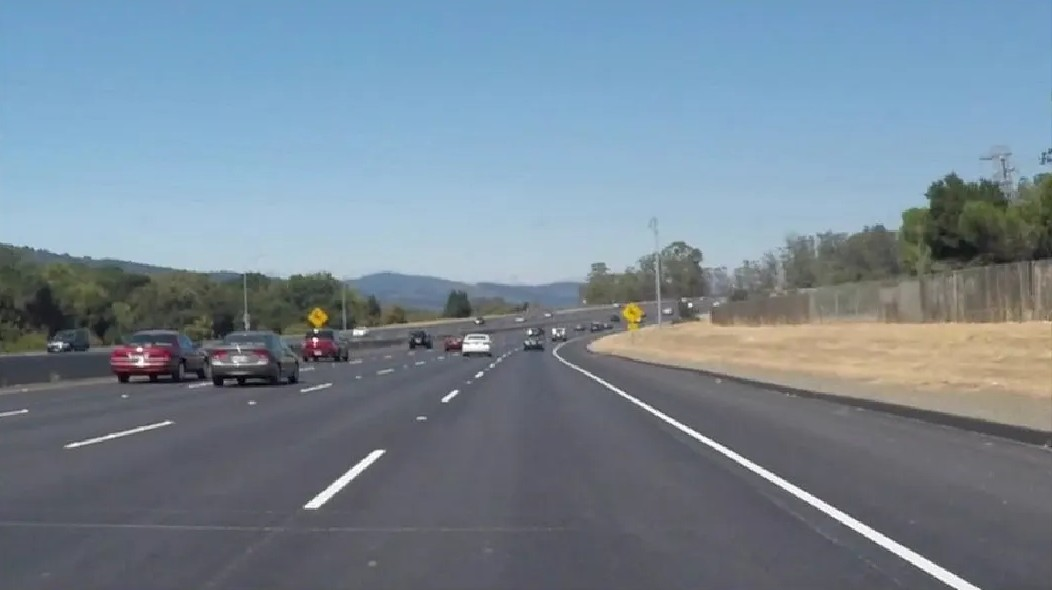
#> input picture path_to_image.jpg, 1052 x 590 px
$ python ADAS_Lane_Detection.py
#> lines starting #> are read from the running program, lines starting #| are printed output that depends on the picture; after the words box and inside, x2 and y2 are one past the last pixel; in counts of white or black regions, pixels touching at a corner belong together
#> further down, image is the input picture: shape (590, 1052, 3); mean R, G, B 118.6, 134.6, 147.9
import matplotlib.pyplot as plt
import matplotlib.image as mpimg
import numpy as np
import cv2
import math

from moviepy.editor import VideoFileClip
try:
    from IPython.display import HTML
except Exception:
    HTML = None

############ UTILITY FUNCTION #############
def region_of_interest(img, vertices):
    # Define a blank matrix that matches the image height/width.
    mask = np.zeros_like(img)

    # Retrieve the number of color channels of the image.
    # channel_count = img.shape[2] # Used only for ROI of original image

    # Create a match color with the same color channel counts.
    # match_mask_color = (255,) * channel_count # Used only for ROI of original image
    match_mask_color = (255,)

    # Fill inside the polygon
    cv2.fillPoly(mask, vertices, match_mask_color)

    # Returning the image only where mask pixels are nonzero
    masked_image = cv2.bitwise_and(img, mask)

    return masked_image

def draw_lines(img, lines, color=[255, 0, 0], thickness=3):
    # Create a blank image that matches the original in size.
    line_img = np.zeros(
        (img.shape[0], img.shape[1], 3),
        dtype=np.uint8,
    )
    # Make a copy of the original image.
    img = np.copy(img)

    # If there are no lines to draw, exit.
    if lines is None:
        return

    # Loop over all lines and draw them on the blank image.
    for line in lines:
        for x1, y1, x2, y2 in line:
            cv2.line(line_img, (x1, y1), (x2, y2), color, thickness)

    # Merge the image with the lines onto the original.
    img = cv2.addWeighted(img, 0.8, line_img, 1.0, 0.0)

    # Return the modified image.
    return img

############# IMAGE PROCESSING #############
def pipeline(image):
    height = image.shape[0]
#> height = 590
    width = image.shape[1]
#> width = 1052

    # Cropping to a region of interest
    region_of_interest_vertices = [
        (0, height),
        (width / 2, height / 2),
        (width, height),
    ]
#> region_of_interest_vertices = [(0, 590), (526, 295), (1052, 590)]

    # Convert to grayscale
    gray_image = cv2.cvtColor(image, cv2.COLOR_BGR2GRAY)
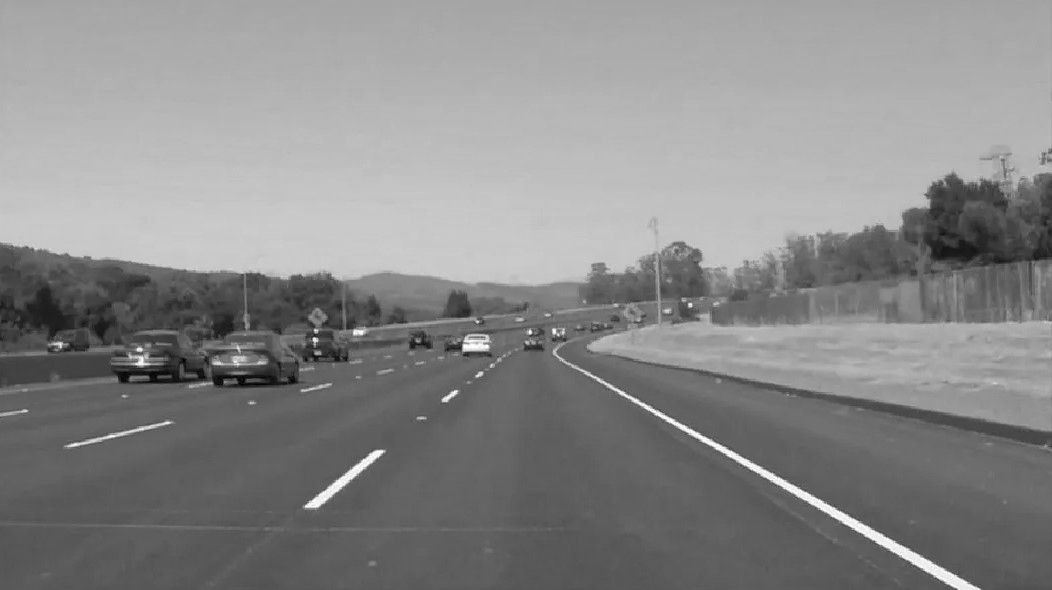
#> gray_image: shape (590, 1052); min 1, max 255, mean 136.7

    # Canny Edge Detection here
    cannyed_image = cv2.Canny(gray_image, 100, 200)
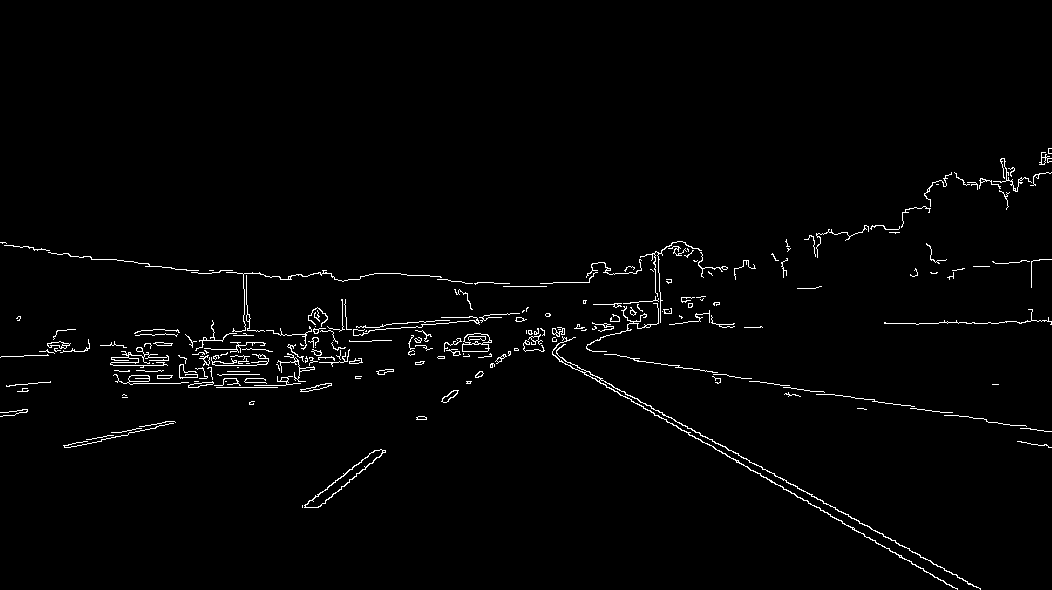
#> cannyed_image: shape (590, 1052); 1.7% white in thin lines or dots, all inside (x1, y1, x2, y2) = (0, 148, 1052, 590)

    cropped_image = region_of_interest(cannyed_image,np.array([region_of_interest_vertices], np.int32), )
#> in region_of_interest, `cv2.fillPoly(mask, vertices, match_mask_color)`:
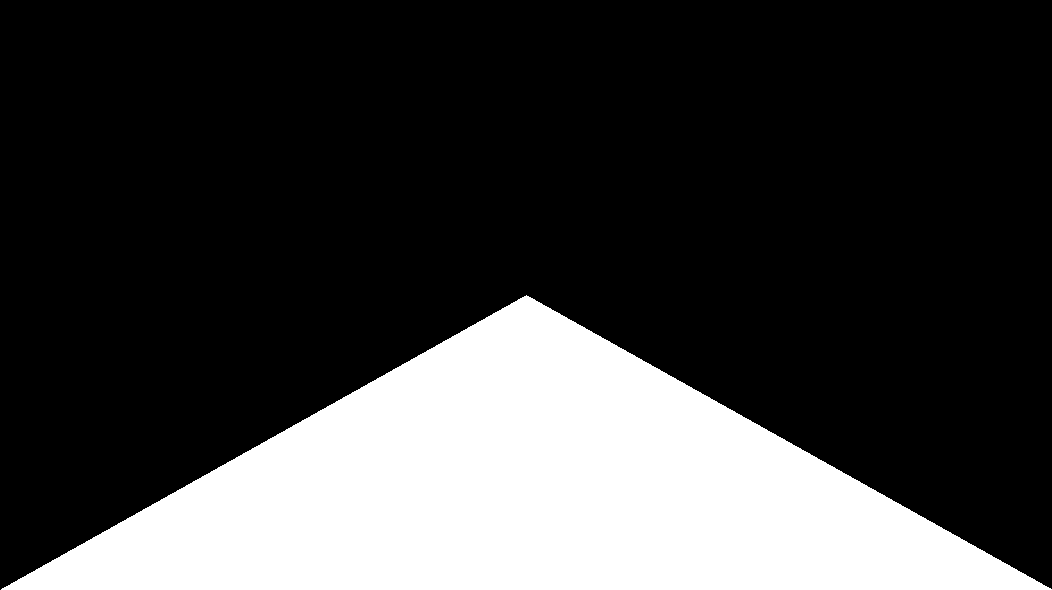
#> mask: shape (590, 1052); 25% white; 1 white region, box (x1, y1, x2, y2) and area: (1, 295, 1052, 590) 155401
#> in region_of_interest, `masked_image = cv2.bitwise_and(img, mask)`:
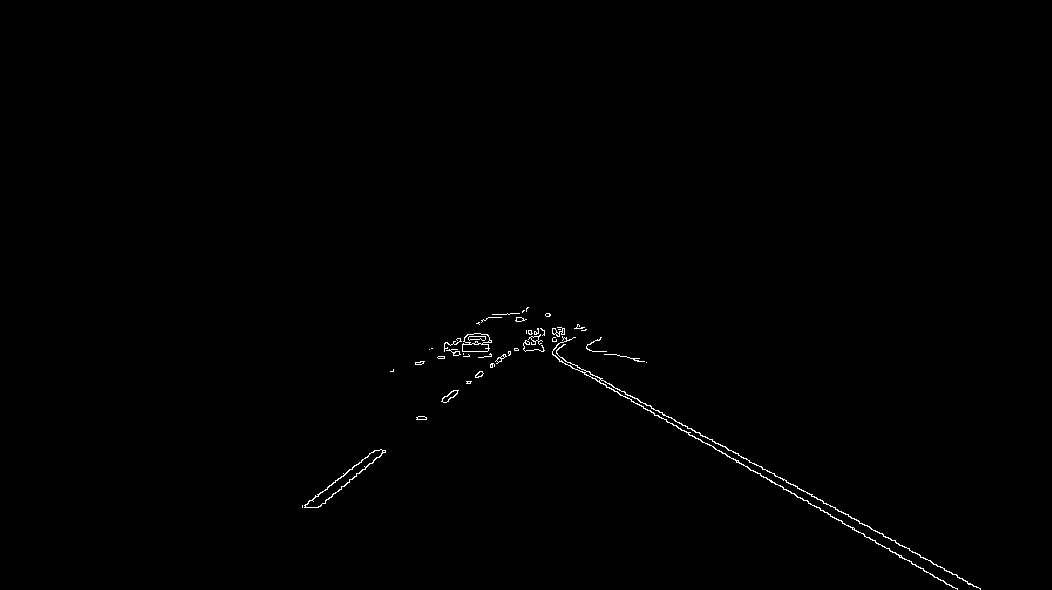
#> masked_image: shape (590, 1052); 0.42% white in thin lines or dots, all inside (x1, y1, x2, y2) = (302, 307, 981, 590)

    # initial Hough attempt (tuned for this video)
    H_PARAMS = dict(rho=1, theta=np.pi / 180, threshold=30, lines=np.array([]), minLineLength=20, maxLineGap=40)
    lines = cv2.HoughLinesP(cropped_image, **H_PARAMS)
#> lines = 22 rows, first 6: [531, 342, 957, 588], [490, 317, 980, 588], [487, 318, 957, 589], [488, 317, 974, 586], [302, 507, 375, 450], [320, 506, 549, 314]

    # fallback strategies when Hough returns None
    if lines is None:
        # 1) dilate the edges slightly to bridge small gaps
        kernel = np.ones((3, 3), np.uint8)
        dilated = cv2.dilate(cropped_image, kernel, iterations=1)
        lines = cv2.HoughLinesP(dilated, **H_PARAMS)

    if lines is None:
        # 2) try a lower threshold to be more permissive
        H_LOWER = H_PARAMS.copy()
        H_LOWER['threshold'] = max(10, int(H_PARAMS['threshold'] * 0.5))
        lines = cv2.HoughLinesP(cropped_image, **H_LOWER)

    # If still None, attempt to reuse last good fit (temporal smoothing)
    max_y = image.shape[0]
#> max_y = 590
    min_y = int(image.shape[0] * (3.0 / 5)) # Just below the horizon
#> min_y = 354
    if lines is None:
        if hasattr(pipeline, 'prev_left_poly') and hasattr(pipeline, 'prev_right_poly'):
            left_x_start = int(pipeline.prev_left_poly(max_y))
            left_x_end = int(pipeline.prev_left_poly(min_y))
            right_x_start = int(pipeline.prev_right_poly(max_y))
            right_x_end = int(pipeline.prev_right_poly(min_y))
            line_image = draw_lines(
                image,
                [[
                    [left_x_start, max_y, left_x_end, min_y],
                    [right_x_start, max_y, right_x_end, min_y],
                ]],
                thickness=5,
            )
            return line_image, None
        else:
            return image, None

    # Collect segments into left/right point lists
    left_line_x = []
    left_line_y = []
    right_line_x = []
    right_line_y = []

    for line in lines:
        for x1, y1, x2, y2 in line:
            # guard against vertical lines (x2 == x1)
            if x2 == x1:
                continue
            slope = (y2 - y1) / (x2 - x1)
            if math.fabs(slope) < 0.5:  # only consider steep-enough slopes
                continue
            if slope < 0:
                left_line_x.extend([x1, x2])
                left_line_y.extend([y1, y2])
            else:
                right_line_x.extend([x1, x2])
                right_line_y.extend([y1, y2])
#> this loop made 22 passes
#> line on passes 1 to 12: [[531, 342, 957, 588]], [[490, 317, 980, 588]], [[487, 318, 957, 589]], [[488, 317, 974, 586]], [[302, 507, 375, 450]], [[320, 506, 549, 314]], [[316, 507, 537, 328]], [[444, 351, 606, 351]], [[416, 419, 529, 334]], [[426, 419, 541, 329]], [[314, 507, 425, 417]], [[429, 349, 585, 330]]
#> after the loop, left_line_x = [302, 375, 320, 549, 316, 537, 416, 529, 426, 541, 314, 425, 304, 374, 478, 538]; left_line_y = [507, 450, 506, 314, 507, 328, 419, 334, 419, 329, 507, 417, 505, 450, 377, 329]; right_line_x = [531, 957, 490, 980, 487, 957, 488, 974]; right_line_y = [342, 588, 317, 588, 318, 589, 317, 586]

    have_left = len(left_line_x) >= 2 and len(left_line_y) >= 2
#> have_left = True
    have_right = len(right_line_x) >= 2 and len(right_line_y) >= 2
#> have_right = True

    # If one side missing, try to use previous polynomial for that side (if exists)
    if not (have_left and have_right):
        if hasattr(pipeline, 'prev_left_poly') and hasattr(pipeline, 'prev_right_poly'):
            if not have_left:
                poly_left = pipeline.prev_left_poly
            else:
                poly_left = np.poly1d(np.polyfit(left_line_y, left_line_x, deg=1))
            if not have_right:
                poly_right = pipeline.prev_right_poly
            else:
                poly_right = np.poly1d(np.polyfit(right_line_y, right_line_x, deg=1))
        else:
            # If only one side is available and no previous, attempt simple heuristics
            if have_left and not have_right:
                poly_left = np.poly1d(np.polyfit(left_line_y, left_line_x, deg=1))
                poly_right = lambda y: int(poly_left(y) + image.shape[1] * 0.4)
            elif have_right and not have_left:
                poly_right = np.poly1d(np.polyfit(right_line_y, right_line_x, deg=1))
                poly_left = lambda y: int(poly_right(y) - image.shape[1] * 0.4)
            else:
                return image, None
    else:
        poly_left = np.poly1d(np.polyfit(left_line_y, left_line_x, deg=1))
        poly_right = np.poly1d(np.polyfit(right_line_y, right_line_x, deg=1))

    # Smooth polynomials using previous frames (exponential moving average on x values)
    try:
        y1 = max_y
#> y1 = 590
        y2 = min_y
#> y2 = 354
        alpha = getattr(pipeline, 'smoothing', 0.75)

        # left
        new_left_x1 = poly_left(y1)
#> new_left_x1 = 203.2
        new_left_x2 = poly_left(y2)
#> new_left_x2 = 503.8
        if hasattr(pipeline, 'prev_left_poly'):
            prev_left_x1 = pipeline.prev_left_poly(y1)
            prev_left_x2 = pipeline.prev_left_poly(y2)
            sx1 = alpha * prev_left_x1 + (1 - alpha) * new_left_x1
            sx2 = alpha * prev_left_x2 + (1 - alpha) * new_left_x2
            pipeline.prev_left_poly = np.poly1d(np.polyfit([y1, y2], [sx1, sx2], deg=1))
        else:
            pipeline.prev_left_poly = poly_left

        # right
        new_right_x1 = poly_right(y1)
#> new_right_x1 = 970.9
        new_right_x2 = poly_right(y2)
#> new_right_x2 = 553.1
        if hasattr(pipeline, 'prev_right_poly'):
            prev_right_x1 = pipeline.prev_right_poly(y1)
            prev_right_x2 = pipeline.prev_right_poly(y2)
            sx1 = alpha * prev_right_x1 + (1 - alpha) * new_right_x1
            sx2 = alpha * prev_right_x2 + (1 - alpha) * new_right_x2
            pipeline.prev_right_poly = np.poly1d(np.polyfit([y1, y2], [sx1, sx2], deg=1))
        else:
            pipeline.prev_right_poly = poly_right
    except Exception:
        pipeline.prev_left_poly = poly_left
        pipeline.prev_right_poly = poly_right

    left_x_start = int(pipeline.prev_left_poly(max_y))
#> left_x_start = 203
    left_x_end = int(pipeline.prev_left_poly(min_y))
#> left_x_end = 503
    right_x_start = int(pipeline.prev_right_poly(max_y))
#> right_x_start = 970
    right_x_end = int(pipeline.prev_right_poly(min_y))
#> right_x_end = 553

    line_image = draw_lines(
        image,
        [[
            [left_x_start, max_y, left_x_end, min_y],
            [right_x_start, max_y, right_x_end, min_y],
        ]],
        thickness=5,
    )
#> in draw_lines, `img = cv2.addWeighted(img, 0.8, line_img, 1.0, 0.0)`:
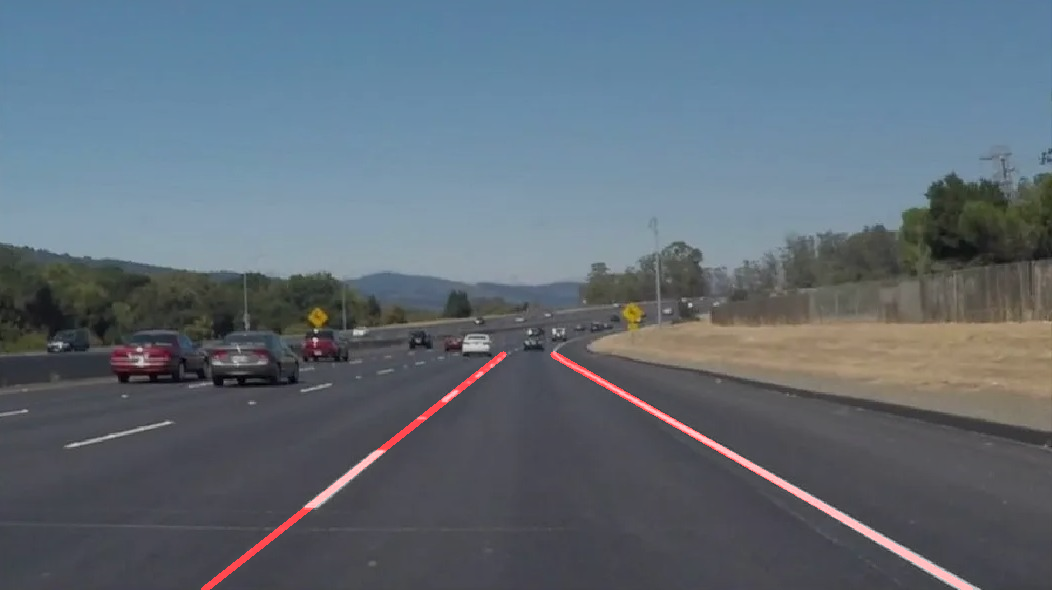
#> img: shape (590, 1052, 3); mean R, G, B 96, 107.7, 118.3

    lane_center = (left_x_start + right_x_start) / 2
#> lane_center = 586.5
    return line_image, lane_center

if __name__ == "__main__":
    # Reading in an image
    image = mpimg.imread('path_to_image.jpg')
    processed_image, _ = pipeline(image)

############# DISPLAY RESULTS #############
# # Printing out some stats and plotting the image
# print('This image is:', type(image), 'with dimensions:', image.shape)
# # Create a 2x2 subplot grid and use the first three axes for our images.
# fig, axs = plt.subplots(1, 2, figsize=(15, 7))
# # Flatten the axes array for easy indexing (axs[0], axs[1], axs[2], axs[3])
# axs = axs.flatten()

# # Original image
# axs[0].imshow(image)
# axs[0].set_title('Original Image')
# axs[0].axis('on')

# # Cropped image
# axs[1].imshow(pipeline(image))
# axs[1].set_title('Line Decection with Hough Transform')
# axs[1].axis('on')

# plt.tight_layout()
# plt.show()

if __name__ == "__main__":
    # Video processing pipeline
    def pipeline_wrapper(image):
        img, _ = pipeline(image)
        return img
